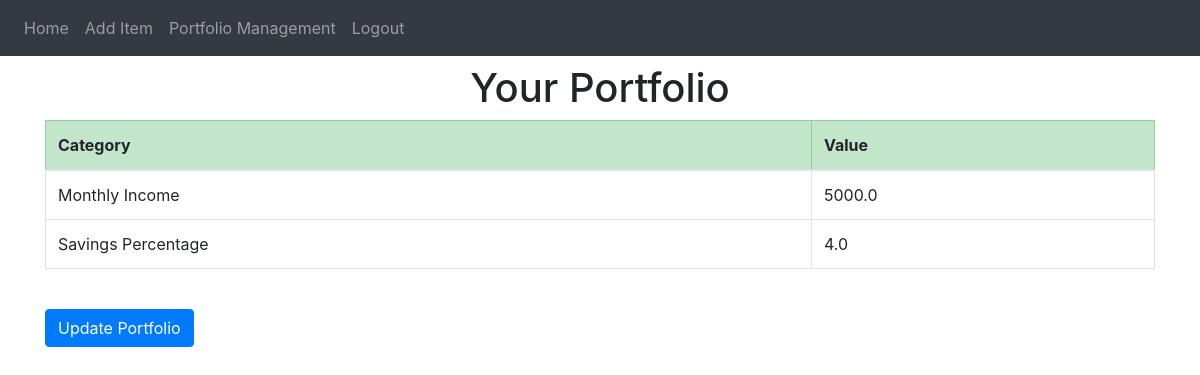
Before: /portfolio (signed in) with the older database file.
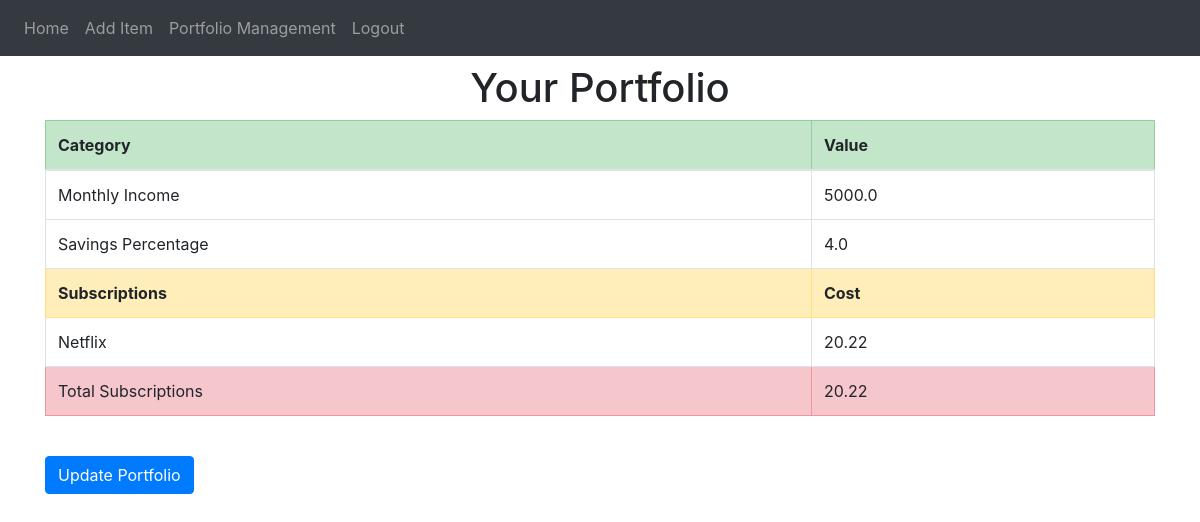
After: the same page with the newer database file.
### website/models.py (models this page shows)
class Transaction(db.Model):
    id = db.Column(db.Integer, primary_key=True)
    date = db.Column(db.String(10))
    category = db.Column(db.String(150))
    item = db.Column(db.String(150))
    price = db.Column(db.Float)
    user_id = db.Column(db.Integer, db.ForeignKey('user.id'))

### website/views.py (the view)
@views.route('/portfolio')
@login_required
def portfolio():
    query = db.session.query(Portfolio).filter_by(user_id=current_user.id).first()
    monthly_income = float(query.monthly_income)
    savings_percent = float(query.savings_percent)
    subscriptions = db.session.query(Transaction).\
        filter_by(user_id=current_user.id, category="Subscriptions")
    subscription_total = round(sum([x.price for x in subscriptions]), 2)
    return render_template('portfolio.html', user=current_user,
        monthly_income=round(monthly_income, 2),
        savings_percent=round(savings_percent, 2),
        subscription_total= subscription_total,
        subscriptions=subscriptions)

### website/__init__.py (called while the page is built)
def create_app():
    app = Flask(__name__)
    app.config['SECRET_KEY'] = "thisismysecretkey"
    app.config['SQLALCHEMY_DATABASE_URI'] = f'sqlite:///{DB_NAME}'
    app.config['SQLALCHEMY_TRACK_MODIFICATIONS'] = False
    db.init_app(app)
    from .views import views
    from .auth import auth
    app.register_blueprint(views, url_prefix='/')
    app.register_blueprint(auth, url_prefix='/')
    from .models import User, Transaction, Portfolio
    create_database(app)
    login_manager = LoginManager()
    login_manager.login_view = 'auth.login'
    login_manager.init_app(app)
    @login_manager.user_loader
    def load_user(id):
        return User.query.get(int(id))
    return app

### website/templates/portfolio.html (shortened to what this page needs)
{% extends "base.html" %}
{% block content %}
    <h1 class="text-center">Your Portfolio</h1>
    <table class="table table-bordered">
        <thead>
            <tr class="table-success">
                <th scope="col">Category</th>
                <th scope="col">Value</th>
            </tr>
        </thead>
        <tbody>
            <tr>
                <td>Monthly Income</td>
                <td>{{ monthly_income }}</td>
            </tr>
            <tr>
                <td>Savings Percentage</td>
                <td>{{ savings_percent }}</td>
            </tr>
            {% if subscription_total != 0%}
                <tr class="table-warning">
                    <th scope="col">Subscriptions</th>
                    <th scope="col">Cost</th>
                </tr>
                {% for subs in subscriptions %}
                    <tr>
                        <td>{{ subs.item }}</td>
                        <td>{{ subs.price }}</td>
                    </tr>
                {% endfor %}
                <tr class="table-danger">
                    <td>Total Subscriptions</td>
                    <td>{{ subscription_total }}</td>
                </tr>
            {% endif %}
        </tbody>
    </table>
    <br />
    <a href="/portfolio/update" type="update" class="btn btn-primary">Update Portfolio</a>
{% endblock %}

### website/templates/base.html (shortened to what this page needs)
 <!DOCTYPE html>
 <html lang="en">
 <head>
     <link
      rel="stylesheet"
      href="https://stackpath.bootstrapcdn.com/bootstrap/4.4.1/css/bootstrap.min.css"
    />
    <link
      rel="stylesheet"
      href="https://stackpath.bootstrapcdn.com/font-awesome/4.7.0/css/font-awesome.min.css"
    />
 </head>
 <body>
    <nav class="navbar navbar-expand-lg navbar-dark bg-dark">
        <div class="collapse navbar-collapse" id="navbar">
            <div class="navbar-nav">
                {% if user.is_authenticated %}
                    <a class="nav-item nav-link" id="home" href="/">Home</a>
                    <a class="nav-item nav-link" id="add" href="/add">Add Item</a>
                    <a class="nav-item nav-link" id="portfolio" href="/portfolio">Portfolio Management</a>
                    <a class="nav-item nav-link" id="logout" href="/logout">Logout</a>
                {% else %}
                    <a class="nav-item nav-link" id="register" href="/register">Register</a>
                    <a class="nav-item nav-link" id="login" href="/login">Login</a>
                {% endif %}
            </div>
        </div>
    </nav>
    <div class="container py-2">
        {% block content %}{% endblock %}
    </div>
 </body>
 </html>

Changed rows visible on the page:
added Transaction: item "Netflix", price "20.22"
Other visible differences:
{{ subscription_total }}: (not shown) → "20.22"
text now shown: "Subscriptions Cost Total Subscriptions"
